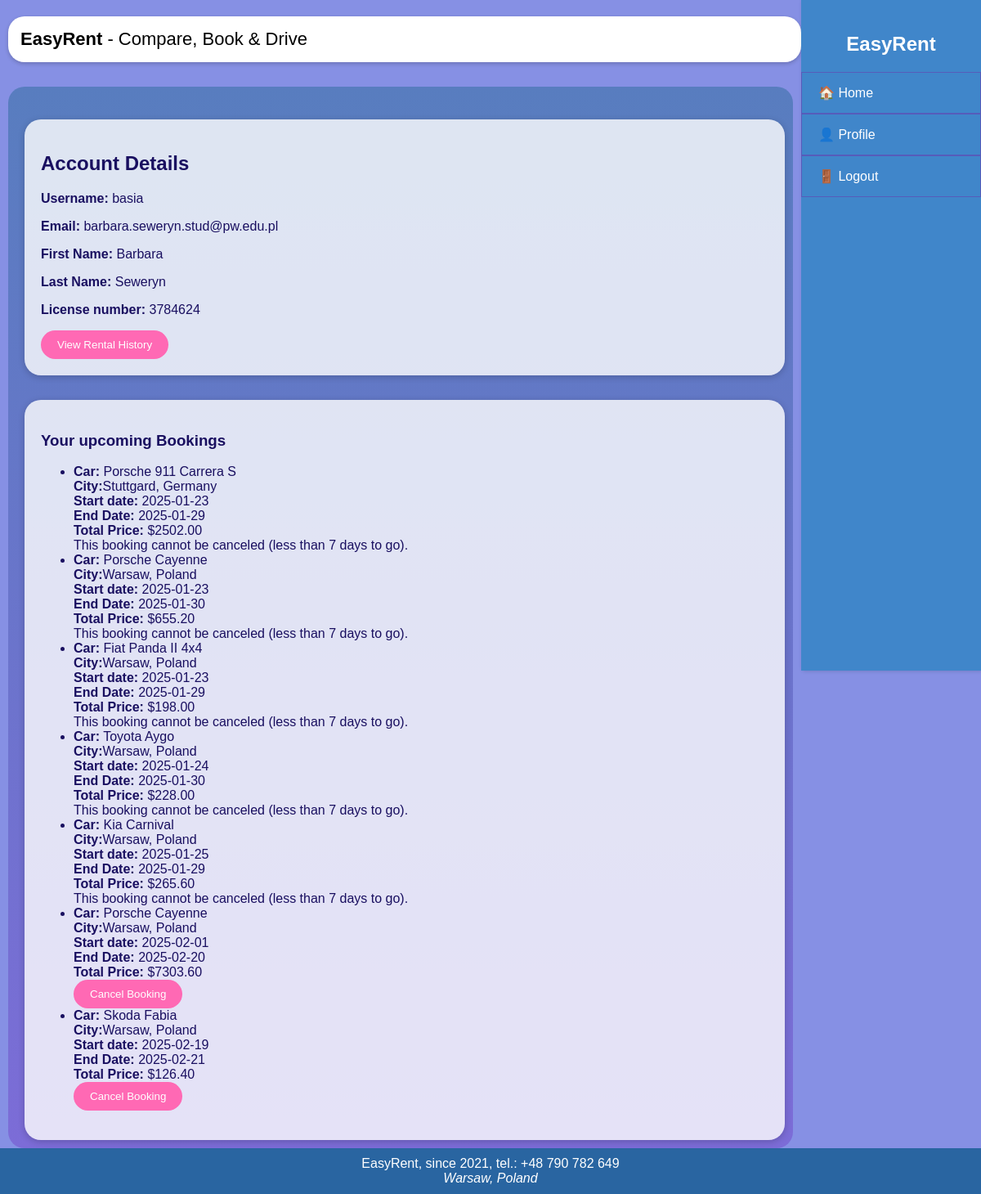
The app's page /account/ (signed in) with its own data.
### account/models.py (models this page shows, shortened)
class Account(AbstractBaseUser):
    email = models.EmailField(verbose_name = "email", max_length=60, unique = True)
    username = models.CharField(max_length=60, unique = True)
    date_joined = models.DateTimeField(verbose_name='date joined', auto_now_add = True)
    is_active = models.BooleanField(default = False)
    last_login = models.DateTimeField(verbose_name = "last login", auto_now_add = True)
    is_admin = models.BooleanField(default = False)
    is_staff = models.BooleanField(default = False)
    is_superuser = models.BooleanField(default = False)
    first_name = models.CharField(max_length = 60)
    last_name = models.CharField(max_length = 60)
    phone = models.CharField(max_length=11)
    address = models.TextField(blank=True)
    license_number = models.CharField(max_length=15)
    USERNAME_FIELD = 'email'
    REQUIRED_FIELDS = ['username','first_name', 'last_name', 'phone', 'address', 'license_number']
    objects = AccountManager()

### rental/models.py (models this page shows, shortened)
class RentalRecord(models.Model):
    account = models.ForeignKey(Account, on_delete=models.CASCADE)
    car = models.ForeignKey(Car, on_delete=models.CASCADE)
    start_date = models.DateField()
    end_date = models.DateField()
    total_price = models.DecimalField(max_digits=7, decimal_places=2)

class Car(models.Model):
    brand = models.CharField(max_length=50)
    model = models.CharField(max_length=50)
    city = models.ForeignKey(City, on_delete=models.CASCADE)
    year = models.IntegerField()
    dailyPrice = models.DecimalField(max_digits=6, decimal_places=2)
    is_available = models.BooleanField(default=True)
    image = models.ImageField(upload_to='car_images/', blank=True, null=True)

class City(models.Model):
    city = models.CharField(max_length=50, unique =True)
    country = models.CharField(max_length=100)
    def __str__(self):
        return f"{self.city}, {self.country}"

### account/views.py (the view)
# urls.py: path('account/', account_view, name="account"),
@login_required
def account_view(request):
    current_date = datetime.now()
    upcoming_bookings = RentalRecord.objects.filter(account=request.user, start_date__gte=current_date).order_by('start_date')
    cancellable_bookings = upcoming_bookings.filter(start_date__gt=current_date + timedelta(days=7))
    return render(request, 'account/account.html', {
        'upcoming_bookings': upcoming_bookings,
        'cancellable_bookings': cancellable_bookings,
    })

### account/templates/account/account.html (shortened to what this page needs)
{% extends 'base.html' %}
{% block content %}
    <div class = "login-register-container">
<h2>Account Details</h2>
<div>
    <p><strong>Username:</strong> {{ user.username }}</p>
    <p><strong>Email:</strong> {{ user.email }}</p>
    <p><strong>First Name:</strong> {{ user.first_name }}</p>
    <p><strong>Last Name:</strong> {{ user.last_name }}</p>
    <p><strong>License number:</strong> {{ user.license_number }}</p>
</div>
<div>
    <a href="{% url 'rental_history_xml' %}">
        <button>
            View Rental History
        </button>
    </a>
</div>
    </div>
    <div class = "login-register-container">
        <h3>Your upcoming Bookings</h3>
        {% if upcoming_bookings %}
        <ul>
            {% for booking in upcoming_bookings %}
                <li>
                    <strong>Car:</strong> {{ booking.car.brand }} {{ booking.car.model }}<br>
                    <strong>City:</strong>{{ booking.car.city }}<br>
                    <strong>Start date:</strong> {{ booking.start_date|date:"Y-m-d" }}<br>
                    <strong>End Date:</strong> {{ booking.end_date|date:"Y-m-d" }}<br>
                    <strong>Total Price:</strong> ${{ booking.total_price }}<br>
                    {% if booking in cancellable_bookings %}
                        <form method="post" action="{% url 'cancel_booking' booking.id %}">
                            <button type="submit">Cancel Booking</button>
                        </form>
                    {% else %}
                        <span>This booking cannot be canceled (less than 7 days to go).</span>
                    {% endif %}
            </li>
        {% endfor %}
        </ul>
    {% else %}
        <p>You have no upcoming bookings.</p>
    {% endif %}
    </div>
{% endblock %}

### templates/base.html (shortened to what this page needs)
{% load static %}
<!DOCTYPE html>
<html lang="en">
<head>
    <link rel="stylesheet" href="{% static 'css/style.css' %}">
</head>
<body>
<header class="top-nav">
    <div class="logo">
        <strong>EasyRent</strong> - Compare, Book & Drive
    </div>
</header>
<div class="wrapper">
    <div class="content">
        {% block content %}
        {% endblock %}
    </div>
    <nav class="sidebar">
        <h2>EasyRent</h2>
        <ul>
            <li><a href="{% url 'search' %}">🏠 Home</a></li>
            {% if user.is_authenticated %}
                <li><a href="{% url 'account' %}">👤 Profile</a></li>
                <li><a href="{% url 'logout' %}">🚪 Logout</a></li>
            {% else %}
                <li><a href="{% url 'login' %}">🔐 Login</a></li>
                <li><a href="{% url 'register' %}">📝 Register</a></li>
            {% endif %}
        </ul>
    </nav>
<footer>
    EasyRent, since 2021, tel.: +48 790 782 649
    <address>Warsaw, Poland</address>
</footer>
</div>
</body>
</html>

### static/css/style.css (style rules this page uses)
body { font-family: 'Poppins', sans-serif; background: rgba(90, 104, 218, 0.73); color: #190f60; margin: 0; padding: 0; height: 100%; }
header { border-radius: 20px; text-align: center; padding: 10px; margin: 20px; position: relative; overflow: hidden; }
.top-nav { width: 80%; background-color: white; padding: 5px; box-shadow: 0 2px 5px rgba(0, 0, 0, 0.2); top: 0; left: 0; border:1px; margin-left:10px; margin-right: 10px; }
.top-nav .logo { padding: 10px; font-size: 22px; color: black; text-align: left; }
.wrapper { height: 100%; display: flex; flex-direction: column; margin-top: 10px; }
.sidebar { color:white; border: 1px black; width: 220px; height: 100vh; background-color: #4086ca; padding-top: 20px; position: fixed; right: 0; top: 0; overflow-y: auto; box-shadow: 2px 0 5px rgba(0, 0, 0, 0.2); }
.sidebar h2 { text-align: center; margin-bottom: 20px; color:white; }
.sidebar ul { list-style-type: none; padding: 0; }
.sidebar ul li { border: 1px rgba(99, 68, 177, 0.63) solid; padding: 15px 20px; }
.sidebar ul li a { color: #fff; text-decoration: none; display: block; font-size: 16px; }
.content { flex: 1; background: linear-gradient(to top, #7c6cd7, #587dbf); margin-right: 260px; margin-left:10px; margin-top:10px; border-radius: 20px; padding: 10px; width: calc(100% - 260px); }
h1, h2, h3, h4, h5 { text-align: left; }
button, .btn { background-color: #FF69B4; color: #fff; border: none; padding: 10px 20px; border-radius: 25px; cursor: pointer; transition: background-color 0.3s ease; }
.login-register-container { border-radius: 20px; text-align: left; margin-top: 30px; margin-left: 10px; padding: 20px; background-color: rgba(255, 255, 255, 0.8); box-shadow: 0 2px 8px rgba(0, 0, 0, 0.2); }
footer { background-color: #2965a1; color: white; text-align: center; padding: 10px 0; }

### records on screen
Account: username "basia", email "barbara.seweryn.stud@pw.edu.pl", first_name "Barbara", last_name "Seweryn", license_number "3784624"
RentalRecord: car.brand "Porsche", car.model "911 Carrera S", car.city "Stuttgard, Germany", start_date "2025-01-23", end_date "2025-01-29", total_price "2502.00", shows "This booking cannot be canceled (less than 7 days to go)."
RentalRecord: car.brand "Porsche", car.model "Cayenne", car.city "Warsaw, Poland", start_date "2025-01-23", end_date "2025-01-30", total_price "655.20", shows "This booking cannot be canceled (less than 7 days to go)."
RentalRecord: car.brand "Fiat", car.model "Panda II 4x4", car.city "Warsaw, Poland", start_date "2025-01-23", end_date "2025-01-29", total_price "198.00", shows "This booking cannot be canceled (less than 7 days to go)."
RentalRecord: car.brand "Toyota", car.model "Aygo", car.city "Warsaw, Poland", start_date "2025-01-24", end_date "2025-01-30", total_price "228.00", shows "This booking cannot be canceled (less than 7 days to go)."
RentalRecord: car.brand "Kia", car.model "Carnival", car.city "Warsaw, Poland", start_date "2025-01-25", end_date "2025-01-29", total_price "265.60", shows "This booking cannot be canceled (less than 7 days to go)."
RentalRecord: car.brand "Porsche", car.model "Cayenne", car.city "Warsaw, Poland", start_date "2025-02-01", end_date "2025-02-20", total_price "7303.60", shows "Cancel Booking"
RentalRecord: car.brand "Skoda", car.model "Fabia", car.city "Warsaw, Poland", start_date "2025-02-19", end_date "2025-02-21", total_price "126.40", shows "Cancel Booking"
